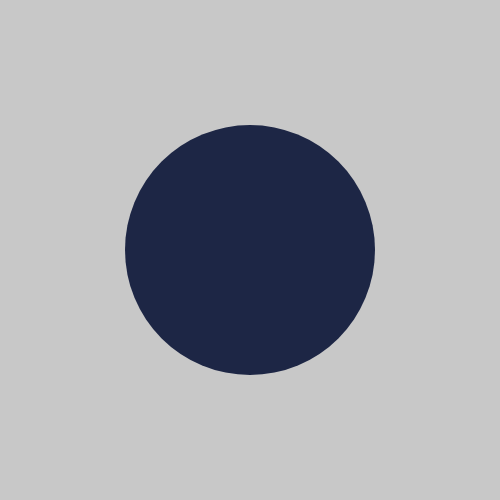
Frame 1 (no input)
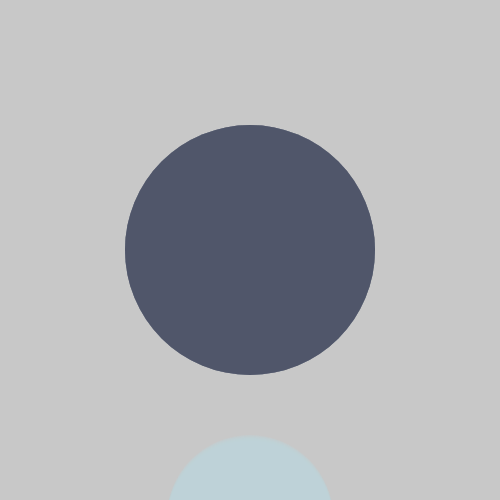
Frame 60 (no input)
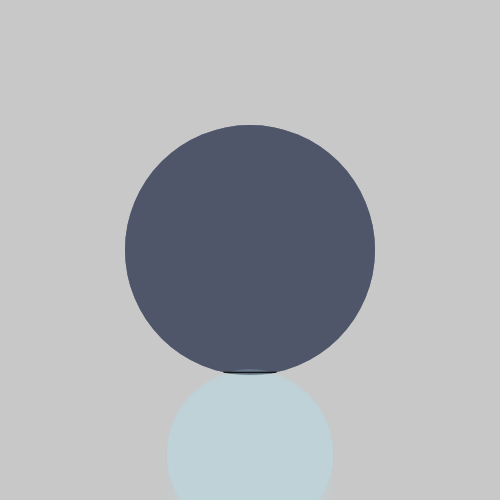
Frame 120 (the mouse pressed at the canvas centre since frame 60)

The p5.js sketch that drew these frames (run headless with seeded random() and noise() and a simulated clock; from frame 60 on, the mouse is pressed at the canvas centre):

// p5.js sketch
// ── sketch.js
// code created for the introduction to creative coding workshop (produced for techweek 2021)
// Author Phoebe Zeller - phoebe.zeller@vuw.ac.nz
// and Doug Easterly - douglasasterly@vuw.ac.nz
// Trigonometry / intersect function from - https://artport.whitney.org/commissions/softwarestructures2016/map.html

circleColor = [];
let circleA = {};
let circleB = {};
let circleC = {};

let speed = 1.1;

function setup() {
  // create the drawing canvas, save the canvas element
  createCanvas(500, 500);
  background(200);
  let centerX = width / 2;
  let centerY = height / 2;

  let cAR = width / 4;
  let cBR = width / 6;

  let cB_origin = height + cBR;

  circleColor.push(color(240, 215, 123)); // light yellow
  circleColor.push(color(180, 218, 229)); // light blue
  circleColor.push(color(174, 147, 190)); //lavender
  circleColor.push(color(92, 89, 146)); // orchid
  circleColor.push(color(64, 51, 105)); // purple
  circleColor.push(color(29, 38, 69)); // navy
  circleColor.push(color(20, 25, 31)); // off black

  let tempCol = circleColor[floor(random(0, circleColor.length))];
  circleA = {
    cX: centerX,
    cY: centerY,
    cR: cAR,
    cW: cAR * 2,
    cCol: tempCol
  };

  tempCol = circleColor[floor(random(0, circleColor.length))];

  circleB = {
    cX: centerX,
    cY: cB_origin,
    cR: cBR,
    cW: cBR * 2,
    cCol: tempCol,
    origin: cB_origin
  };

  circleC = {
    cX: centerX,
    cY: cB_origin,
    cR: cBR,
    cW: cBR * 2,
    cCol: tempCol,
    origin: cB_origin
  };
}

function draw() {

  noStroke();
  background(200, 50);
  fill(circleA.cCol);
  circleA.cCol.setAlpha(80);
  ellipse(circleA.cX, circleA.cY, circleA.cW);


  // if circleB is partially off stage, draw 2 circles
  if (circleB.cY - circleB.cW / 2 < 0) {
    fill(circleC.cCol);
    circleC.cCol.setAlpha(50);
    ellipse(circleC.cX, circleC.cY, circleC.cW);
    circleC.cY -= speed;

    fill(circleB.cCol);
    circleB.cCol.setAlpha(50);
    ellipse(circleB.cX, circleB.cY, circleB.cW);
    circleB.cY -= speed;
  } else {
    fill(circleB.cCol);
    circleB.cCol.setAlpha(50);
    ellipse(circleB.cX, circleB.cY, circleB.cW);
    circleB.cY -= speed;
  }
  //if circleB has moved fully off stage, transfer circleC y value and reset
  if (circleB.cY < -circleB.cW / 2) {
    circleB.cY = circleC.cY;
    circleC.cY = circleC.origin;
  }

      intersect(circleA, circleB);
        intersect(circleA, circleC);

}

// useful links to understand the Trigonometry principles
//https://geometryhelp.net/finding-length-common-chord/
// and https://www.youtube.com/watch?v=wbwIb69utaw&list=LL&index=2
function intersect(cA, cB) {

  var cAr2 = cA.cR * cA.cR;
  var cBr2 = cB.cR * cB.cR;

  var dx = cA.cX - cB.cX;
  var dy = cA.cY - cB.cY;
  var d2 = dx * dx + dy * dy;
  var d = sqrt(d2); // distance between circles

// if the circles are not overlapping, return from this function
  if ((d > cA.cR + cB.cR) || (d < abs(cA.cR - cB.cR))) {
    return; // no solution
  }

// constructing the common chord
  var a = (cAr2 - cBr2 + d2) / (2 * d);
  var h = sqrt(cAr2 - a * a);
  var x2 = cA.cX + a * (cB.cX - cA.cX) / d;
  var y2 = cA.cY + a * (cB.cY - cA.cY) / d;

  var paX = x2 + h * (cB.cY - cA.cY) / d;
  var paY = y2 - h * (cB.cX - cA.cX) / d;
  var pbX = x2 - h * (cB.cY - cA.cY) / d;
  var pbY = y2 + h * (cB.cX - cA.cX) / d;

// draw the common chord
  stroke(0);
  line(paX, paY, pbX, pbY);

}
